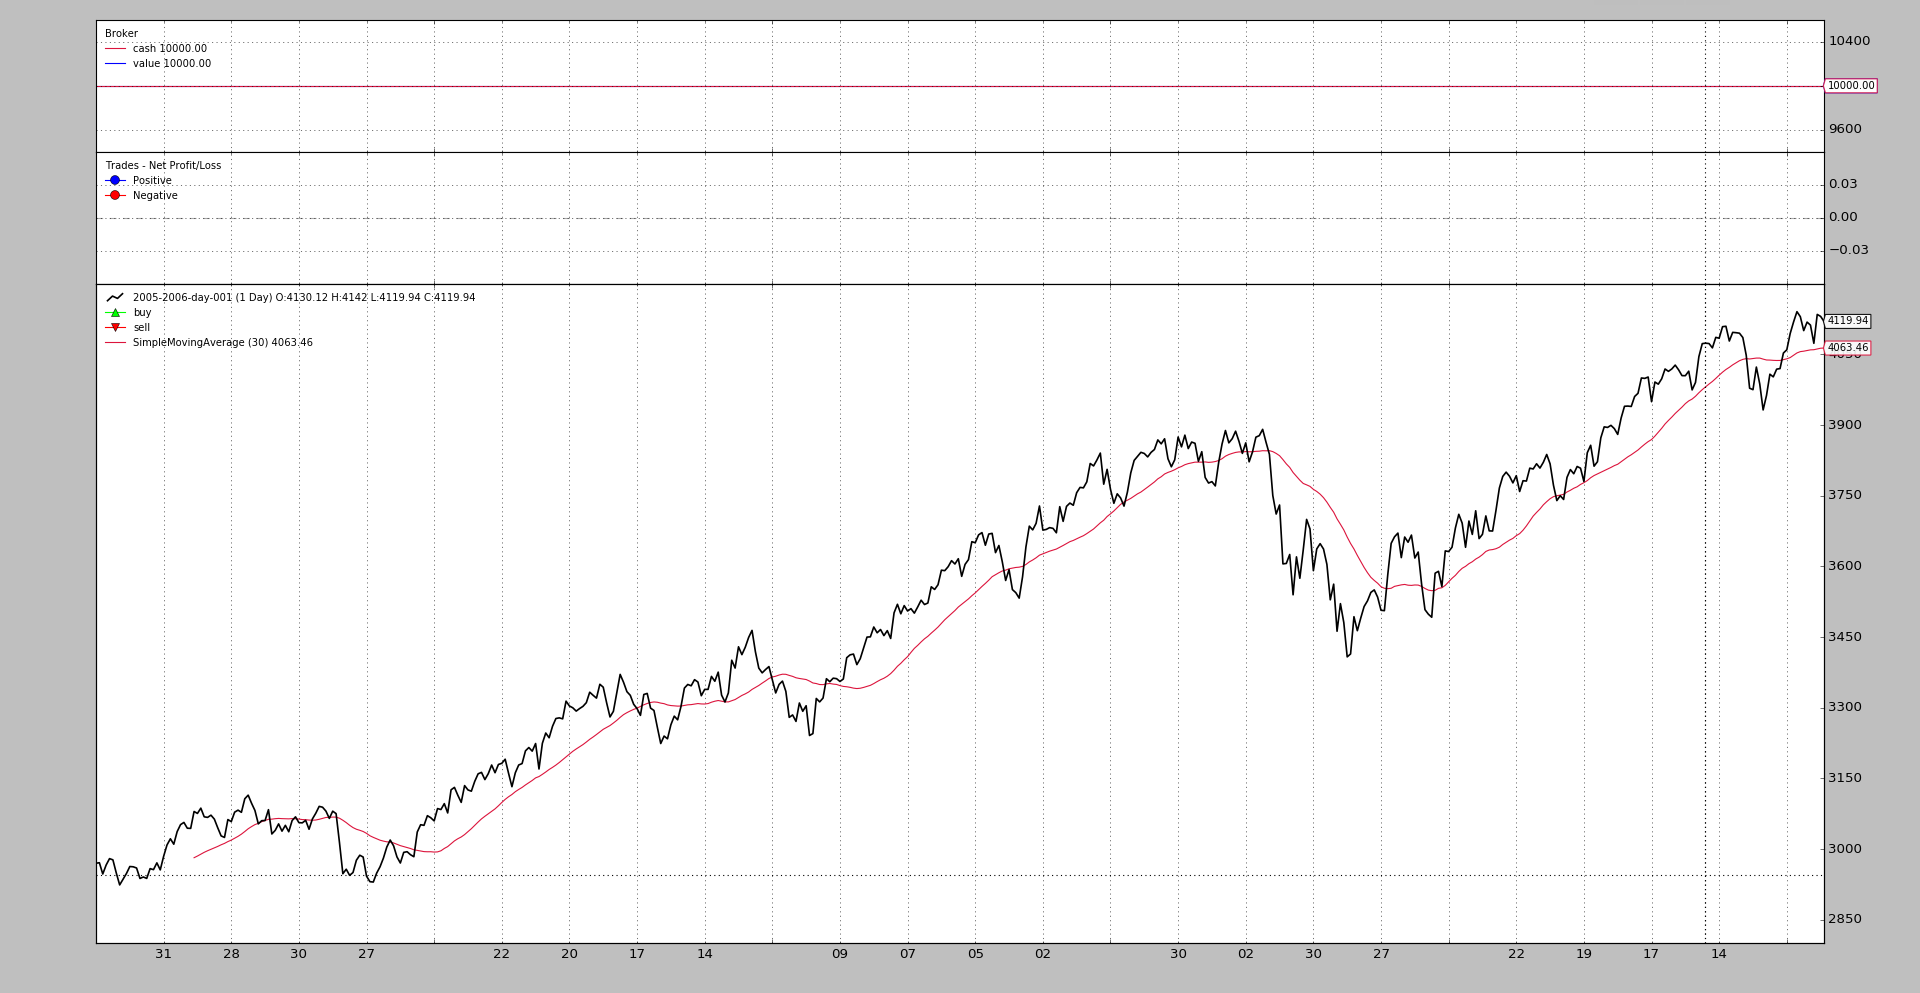

The script that drew this image:
#!/usr/bin/env python
# -*- coding: utf-8; py-indent-offset:4 -*-
###############################################################################
#
# Copyright (C) 2015, 2016 Daniel Rodriguez
#
# This program is free software: you can redistribute it and/or modify
# it under the terms of the GNU General Public License as published by
# the Free Software Foundation, either version 3 of the License, or
# (at your option) any later version.
#
# This program is distributed in the hope that it will be useful,
# but WITHOUT ANY WARRANTY; without even the implied warranty of
# MERCHANTABILITY or FITNESS FOR A PARTICULAR PURPOSE.  See the
# GNU General Public License for more details.
#
# You should have received a copy of the GNU General Public License
# along with this program.  If not, see <http://www.gnu.org/licenses/>.
#
###############################################################################
from __future__ import (absolute_import, division, print_function,
                        unicode_literals)

import backtrader as bt


class St(bt.Strategy):
    def __init__(self):
        self.sma = bt.indicators.SimpleMovingAverage(self.data)


data = bt.feeds.BacktraderCSVData(dataname='../../datas/2005-2006-day-001.txt')

cerebro = bt.Cerebro()
cerebro.adddata(data)
cerebro.addstrategy(St)
cerebro.run()
cerebro.plot()
